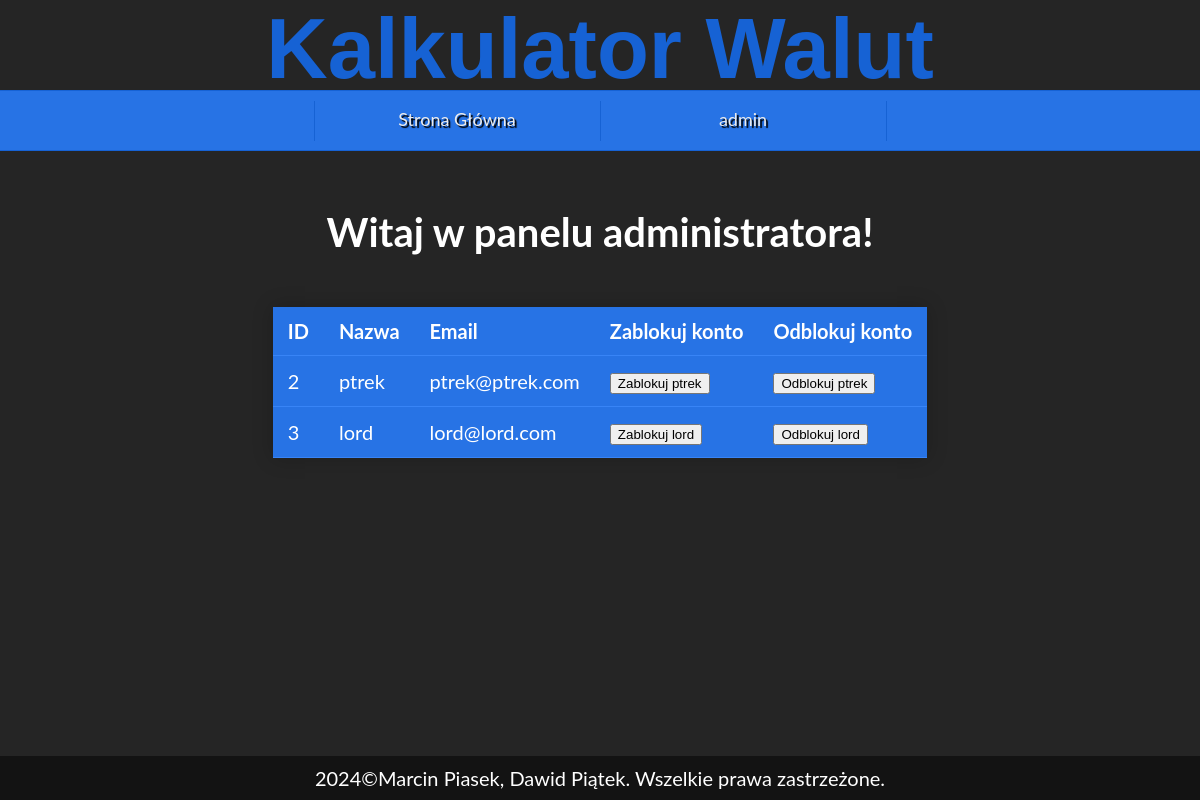
The page /php/adminpage.php (signed in) on the database its author committed.
### tables this page shows
CREATE TABLE `data` (
  `ID_User` int(11) NOT NULL,
  `Username` varchar(255) NOT NULL,
  `Email` varchar(255) NOT NULL,
  `Password` varchar(255) NOT NULL,
  `rank_role` varchar(255) DEFAULT NULL,
  `Picture` longblob DEFAULT NULL,
  `ban` tinyint(1) DEFAULT NULL
);

### php/getuser.php (the view, shortened to what this page needs)
<?php
    require("connect.php");
    $x = $_SESSION['Username'];
    $sql = "SELECT * FROM data WHERE Username!='$x' ORDER BY ID_User ASC";
    $result = $conn->query($sql);
    echo "<table class='table'>";
        echo "<tr>";
            echo "<th>";
                echo "ID";
            echo "</th>";
            echo "<th>";
                echo "Nazwa";
            echo "</th>";
            echo "<th>";
                echo "Email";
            echo "</th>";
            echo "<th>";
                echo "Zablokuj konto";
            echo "</th>";
            echo "<th>";
                echo "Odblokuj konto";
            echo "</th>";
        echo "</tr>";
    if ($result->num_rows > 0) {
        while($row = $result->fetch_assoc()) {
            echo "<tr>";
                echo "<td>";
                    echo $row["ID_User"];
                echo "</td>";
                echo "<td>";
                    echo $row["Username"];
                echo "</td>";
                echo "<td>";
                    echo $row["Email"];
                echo "</td>";
                echo "<td>";
                    echo "<form action='ban.php' method='POST'>";
                        echo "<input type='submit' value='Zablokuj $row[Username]'>";
                    echo "</form>";
                echo "</td>";
                echo "<td>";
                echo "<form action='unban.php' method='POST'>";
                    echo "<input type='submit' value='Odblokuj $row[Username]' >";
                echo "</form>";
                echo "</td>";
            echo "</tr>";
        }
    }
    else {
        echo "Brak Użytkowników";
    }
    echo "</table>";
?>

### css/style.css (style rules this page uses)
:root { --glowny-kolor-tla: #2773e5; --jasniejszy-kolor-tla: #3884f6; --ciemniejszy-kolor-tla: #1662d4; --jeszcze-ciemniejszy-kolor: #0551c3; --tlo: #252525; --stopka-tlo: #131313; }
html, body { height: 100%; background-color: var(--tlo); font-family: "Lato", sans-serif; font-size: 20px; color: #ffffff; margin: 0 !important; }
.table { border-collapse: collapse; margin: auto; box-shadow: 0 0 20px rgba(0, 0, 0, 0.2); }
.table tr { background-color: var(--glowny-kolor-tla); color: #ffffff; text-align: left; border-bottom: 1px solid var(--jasniejszy-kolor-tla); }
.table td, th { padding: 12px 15px; }

### rows shown on the page
data: ID_User "2", Username "ptrek", Email "ptrek@ptrek.com", Username "Zablokuj ptrek", Username "Odblokuj ptrek"
data: ID_User "3", Username "lord", Email "lord@lord.com", Username "Zablokuj lord", Username "Odblokuj lord"

### other values the page prints
$_SESSION['Username'] "admin"
